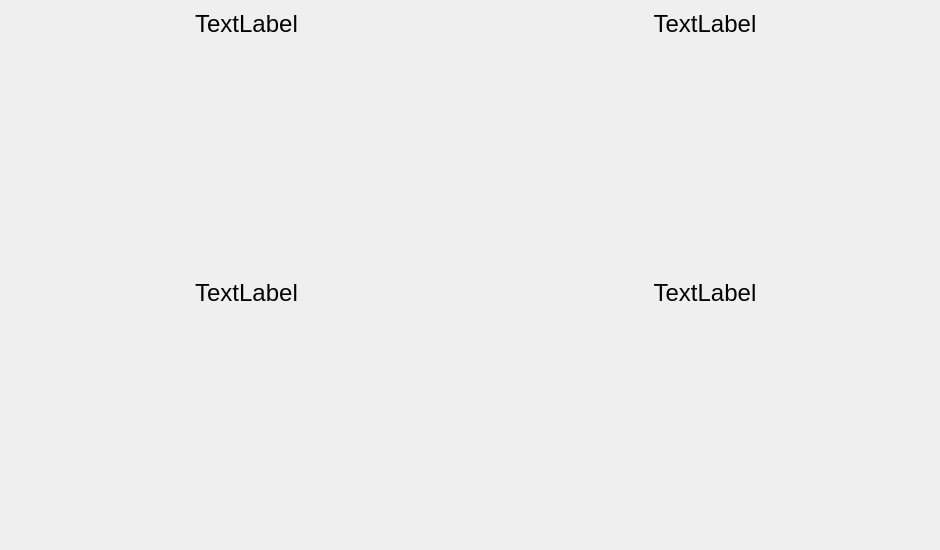
    <widget class="QWidget" name="page_graph">
     <widget class="QWidget" name="gridLayoutWidget">
      <property name="geometry">
       <rect>
        <x>20</x>
        <y>10</y>
        <width>911</width>
        <height>531</height>
       </rect>
      </property>
      <layout class="QGridLayout" name="gridLayout">
       <item row="0" column="0">
        <layout class="QVBoxLayout" name="verticalLayout_5">
         <item>
          <widget class="QLabel" name="label_title_graph1">
           <property name="sizePolicy">
            <sizepolicy hsizetype="Preferred" vsizetype="Fixed">
             <horstretch>0</horstretch>
             <verstretch>0</verstretch>
            </sizepolicy>
           </property>
           <property name="font">
            <font>
             <pointsize>18</pointsize>
            </font>
           </property>
           <property name="text">
            <string notr="true">TextLabel</string>
           </property>
           <property name="alignment">
            <set>Qt::AlignmentFlag::AlignCenter</set>
           </property>
          </widget>
         </item>
         <item>
          <widget class="QCustomPlot" name="widget_graph1" native="true"/>
         </item>
        </layout>
       </item>
       <item row="0" column="1">
        <layout class="QVBoxLayout" name="verticalLayout_6">
         <item>
          <widget class="QLabel" name="label_title_graph2">
           <property name="sizePolicy">
            <sizepolicy hsizetype="Preferred" vsizetype="Fixed">
             <horstretch>0</horstretch>
             <verstretch>0</verstretch>
            </sizepolicy>
           </property>
           <property name="font">
            <font>
             <pointsize>18</pointsize>
            </font>
           </property>
           <property name="text">
            <string notr="true">TextLabel</string>
           </property>
           <property name="alignment">
            <set>Qt::AlignmentFlag::AlignCenter</set>
           </property>
          </widget>
         </item>
         <item>
          <widget class="QCustomPlot" name="widget_graph2" native="true"/>
         </item>
        </layout>
       </item>
       <item row="1" column="1">
        <layout class="QVBoxLayout" name="verticalLayout_8">
         <item>
          <widget class="QLabel" name="label_title_graph4">
           <property name="sizePolicy">
            <sizepolicy hsizetype="Preferred" vsizetype="Fixed">
             <horstretch>0</horstretch>
             <verstretch>0</verstretch>
            </sizepolicy>
           </property>
           <property name="font">
            <font>
             <pointsize>18</pointsize>
            </font>
           </property>
           <property name="text">
            <string notr="true">TextLabel</string>
           </property>
           <property name="alignment">
            <set>Qt::AlignmentFlag::AlignCenter</set>
           </property>
          </widget>
         </item>
         <item>
          <widget class="QCustomPlot" name="widget_graph4" native="true"/>
         </item>
        </layout>
       </item>
       <item row="1" column="0">
        <layout class="QVBoxLayout" name="verticalLayout_7">
         <item>
          <widget class="QLabel" name="label_title_graph3">
           <property name="sizePolicy">
            <sizepolicy hsizetype="Preferred" vsizetype="Fixed">
             <horstretch>0</horstretch>
             <verstretch>0</verstretch>
            </sizepolicy>
           </property>
           <property name="font">
            <font>
             <pointsize>18</pointsize>
            </font>
           </property>
           <property name="text">
            <string notr="true">TextLabel</string>
           </property>
           <property name="alignment">
            <set>Qt::AlignmentFlag::AlignCenter</set>
           </property>
          </widget>
         </item>
         <item>
          <widget class="QCustomPlot" name="widget_graph3" native="true"/>
         </item>
        </layout>
       </item>
      </layout>
     </widget>
    </widget>
